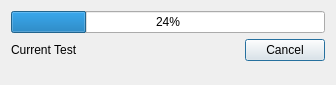
<?xml version="1.0" encoding="UTF-8"?>
<ui version="4.0">
 <class>Dialog</class>
 <widget class="QDialog" name="Dialog">
  <property name="geometry">
   <rect>
    <x>0</x>
    <y>0</y>
    <width>336</width>
    <height>85</height>
   </rect>
  </property>
  <property name="windowTitle">
   <string>Running an action</string>
  </property>
  <layout class="QVBoxLayout" name="verticalLayout">
   <item>
    <widget class="QProgressBar" name="progressBar">
     <property name="value">
      <number>24</number>
     </property>
    </widget>
   </item>
   <item>
    <layout class="QHBoxLayout" name="horizontalLayout">
     <item>
      <widget class="QLabel" name="nameLabel">
       <property name="text">
        <string>Current Test</string>
       </property>
      </widget>
     </item>
     <item>
      <spacer name="horizontalSpacer">
       <property name="orientation">
        <enum>Qt::Horizontal</enum>
       </property>
       <property name="sizeHint" stdset="0">
        <size>
         <width>40</width>
         <height>20</height>
        </size>
       </property>
      </spacer>
     </item>
     <item>
      <widget class="QPushButton" name="cancelButton">
       <property name="text">
        <string>Cancel</string>
       </property>
      </widget>
     </item>
    </layout>
   </item>
   <item>
    <spacer name="verticalSpacer">
     <property name="orientation">
      <enum>Qt::Vertical</enum>
     </property>
     <property name="sizeHint" stdset="0">
      <size>
       <width>20</width>
       <height>22</height>
      </size>
     </property>
    </spacer>
   </item>
  </layout>
 </widget>
 <resources/>
 <connections/>
</ui>
